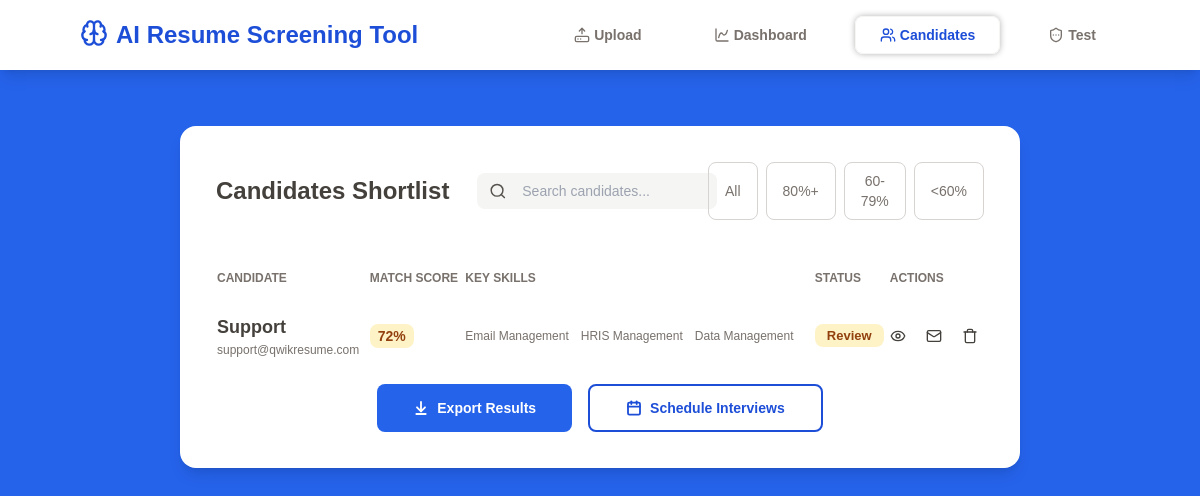
Before: /candidates/ with the older database file.
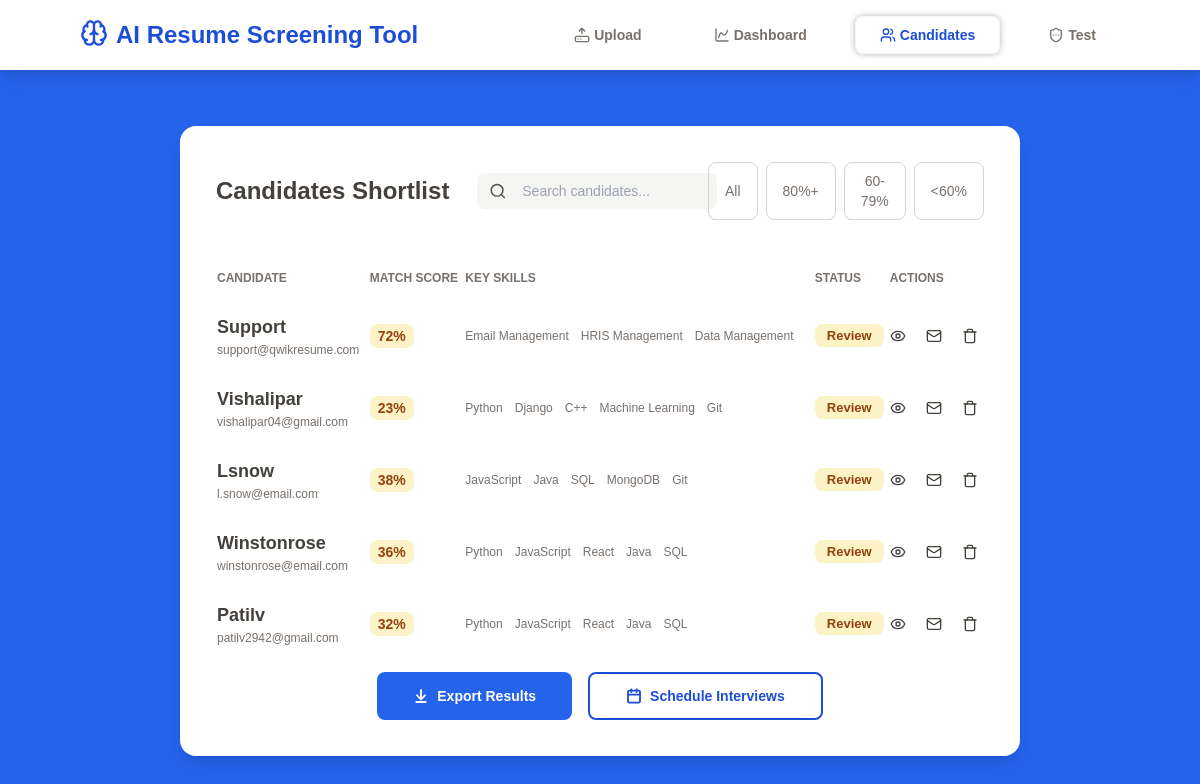
After: the same page with the newer database file.
### resume_screening/models.py (models this page shows, shortened)
class UserInfo(models.Model):
    name = models.CharField(max_length=50)
    email = models.EmailField()
    score = models.IntegerField()
    skills = models.JSONField(default=list)
    resume = models.FileField(upload_to='resumes/')
    status = models.BooleanField(default=False)

### resume_screening/views.py (the view)
# urls.py: path('candidates/', views.candidates, name='candidates'),
def candidates(request):
    users = UserInfo.objects.all()
    candidates = len(users)
    context = {
        'candidates':candidates,
        'users':users,
    }
    return render(request, 'candidates.html', context)

### resume_screening/templates/candidates.html (shortened to what the changed rows need)
{% extends "screening.html" %}
{% block content %}
<div class="p-9 bg-white rounded-2xl shadow-lg">
    {% if candidates %}
    <div class="mt-6 w-full">
        <table class='w-full border-separate border-spacing-y-6'>
            <thead>
                <tr class='text-stone-500 text-[12px]'>
                    <th class='font-semibold text-start'>CANDIDATE</th>
                    <th class='text-start'>MATCH SCORE</th>
                    <th class='text-start'>KEY SKILLS</th>
                    <th class='text-start'>STATUS</th>
                    <th class='text-start'>ACTIONS</th>
                </tr>
            </thead>
            <tbody class=''>
                {% for user in users %}
                <tr class='text-stone-700'>
                    <td class='flex flex-col'>
                        <span class='text-lg font-semibold'>{{ user.name }}</span>
                        <span class='text-[12px] text-stone-500'>{{ user.email }}</span>
                    </td>
                    <td class='text-sm font-semibold'>
                        <span class='px-2 py-1 {% if user.score >= 80 %}text-green-800 bg-green-200 {% else %}text-amber-800 bg-amber-100{% endif %} rounded-lg'>
                            {{ user.score }}%
                        </span>
                    </td>
                    <td>
                        <p class='flex gap-3 text-[12px] text-stone-500'>
                            {% for skill in user.skills %}
                            <span>{{ skill }}</span>
                            {% endfor %}
                        </p>
                    </td>
                    <td>
                        <p class='text-[13px] font-semibold w-fit'>
                            {% if user.status %} <span class='text-green-800 bg-green-200 px-3 py-1 rounded-lg'>Shortlisted</span>
                            {% else %} <span class='text-amber-800 bg-amber-100 px-3 py-1 rounded-lg'>Review</span>
                            {% endif %}
                        </p>
                    </td>
                    <td>
                        <div class='flex items-center gap-5'>
                            <a href="{{ user.resume.url }}" target="_blank" class='cursor-pointer hover:text-blue-700' title='View'>
                            </a>
                            <span onclick="openEmailModal('{{ user.email }}', '{{ user.name }}')" class='cursor-pointer hover:text-blue-700' title='Contact'>
                            </span>
                            <span class='cursor-pointer hover:text-blue-700' title='Remove' onclick = "if(confirm('Delete this user?')) window.location.href = '{% url 'delete_user' user.id %}'">
                            </span>
                        </div>
                    </td>
                </tr>
                {% endfor %}
            </tbody>
        </table>
    </div>
    {% else %}
    <p class='flex justify-center mt-9 mb-4 text-stone-400'>No Candidates</p>
    {% endif %}
</div>
{% endblock %}

Changed rows visible on the page:
added UserInfo: name "Vishalipar", email "vishalipar04@gmail.com", score "23", skills "Python" "Django" "C++" "Machine Learning" "Git", status "Review"
added UserInfo: name "Lsnow", email "l.snow@email.com", score "38", skills "JavaScript" "Java" "SQL" "MongoDB" "Git", status "Review"
added UserInfo: name "Winstonrose", email "winstonrose@email.com", score "36", skills "Python" "JavaScript" "React" "Java" "SQL", status "Review"
added UserInfo: name "Patilv", email "patilv2942@gmail.com", score "32", skills "Python" "JavaScript" "React" "Java" "SQL", status "Review"
